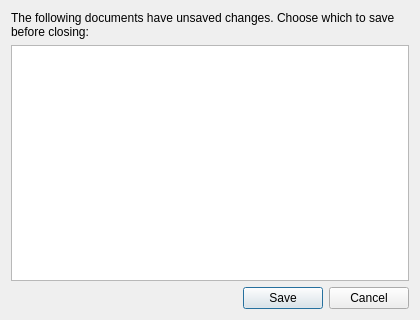
<?xml version="1.0" encoding="UTF-8"?>
<ui version="4.0">
 <class>UnsavedChangesDialog</class>
 <widget class="QDialog" name="UnsavedChangesDialog">
  <property name="geometry">
   <rect>
    <x>0</x>
    <y>0</y>
    <width>420</width>
    <height>320</height>
   </rect>
  </property>
  <property name="windowTitle">
   <string>Unsaved Changes</string>
  </property>
  <layout class="QVBoxLayout" name="vertical_layout">
   <item>
    <widget class="QLabel" name="message_label">
     <property name="text">
      <string>The following documents have unsaved changes. Choose which to save before closing:</string>
     </property>
     <property name="wordWrap">
      <bool>true</bool>
     </property>
    </widget>
   </item>
   <item>
    <widget class="QListView" name="documents_list_view"/>
   </item>
   <item>
    <widget class="QDialogButtonBox" name="button_box">
     <property name="orientation">
      <enum>Qt::Orientation::Horizontal</enum>
     </property>
     <property name="standardButtons">
      <set>QDialogButtonBox::StandardButton::Cancel|QDialogButtonBox::StandardButton::Save</set>
     </property>
    </widget>
   </item>
  </layout>
 </widget>
 <resources/>
 <connections>
  <connection>
   <sender>button_box</sender>
   <signal>accepted()</signal>
   <receiver>UnsavedChangesDialog</receiver>
   <slot>accept()</slot>
  </connection>
  <connection>
   <sender>button_box</sender>
   <signal>rejected()</signal>
   <receiver>UnsavedChangesDialog</receiver>
   <slot>reject()</slot>
  </connection>
 </connections>
</ui>
